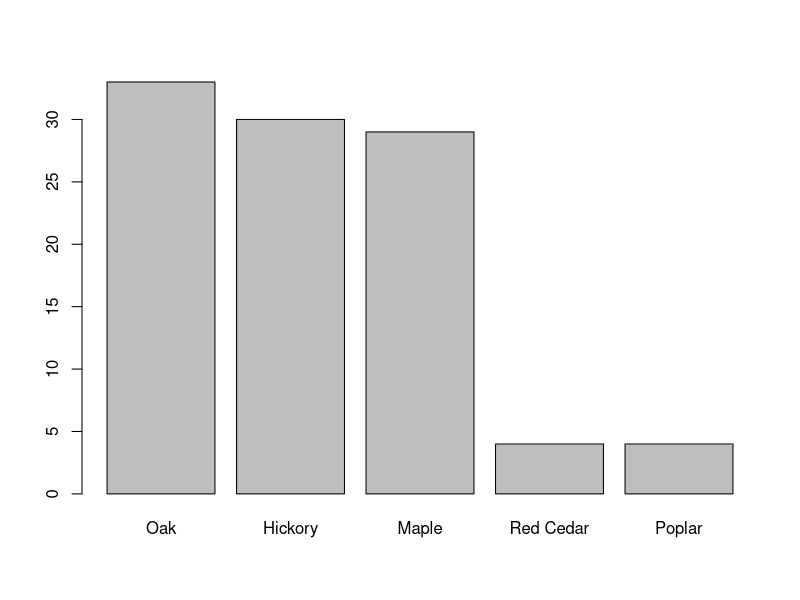

Write R code to recreate this figure.
# Problem Set: Statistical Tests
# Problem Number 4
# Status: Completed
# Heatherlee Leary
# hleary@arizona.edu



#### OBJECTIVES ##########################################################################################################

# A bee biologist is analyzing whether there was an association between bee colony number and type of forest habitat. 
# We expect that there is no habitat preference for bee colony number. 
# Is this true based on this data?
# 
# a) Make a barplot of the data
# b) Test the hypothesis of no-association
# 
# Habitat	Bee colonies
# Oak	33
# Hickory	30
# Maple	29
# Red cedar	4
# Poplar	4

##########################################################################################################################

# Put the data into a vector
data <- c("Oak"=33, "Hickory"=30, "Maple"=29, "Red Cedar"=4, "Poplar"=4)

# Barplot
barplot(data)

# Test hypothesis of no-association
# Chi-squared goodness-of-fit test:
# Measures the discrepancy between an observed frequency distribution and the frequencies expected under a random model
chisq.test(data)

# Show p-value
chisq.test(data)$p.value

# The p-value is > 0.05, suggesting there is evidence for habitat preference for bee colony number.
